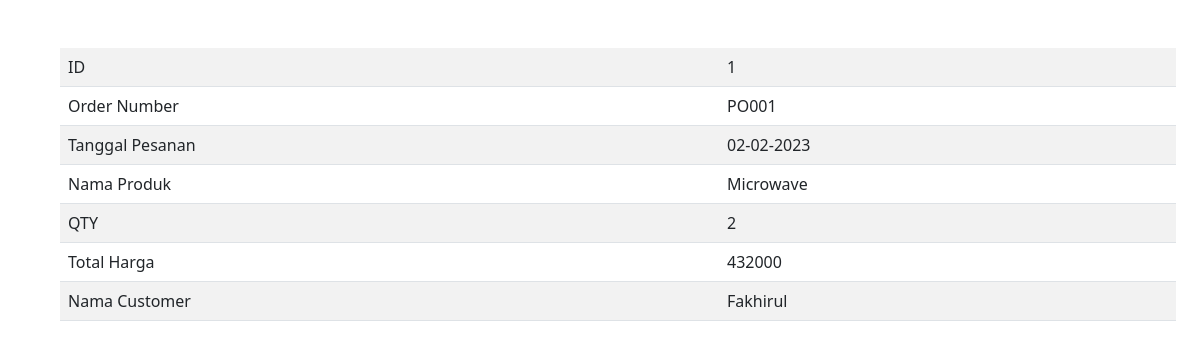
The page /admin/pesanan/view_pesanan.php?id=1 on the database its author committed.
### tables this page shows
CREATE TABLE `order` (
  `id` int(11) NOT NULL,
  `order_number` varchar(45) DEFAULT NULL,
  `date` datetime DEFAULT NULL,
  `qty` int(11) DEFAULT NULL,
  `total_price` int(11) DEFAULT NULL,
  `customer_id` int(11) NOT NULL,
  `product_id` int(11) NOT NULL
);

CREATE TABLE `product` (
  `id` int(11) NOT NULL,
  `sku` varchar(45) DEFAULT NULL,
  `name` varchar(45) DEFAULT NULL,
  `purchase_price` int(11) DEFAULT NULL,
  `sell_price` int(11) DEFAULT NULL,
  `stock` int(11) DEFAULT 0,
  `min_stock` int(11) DEFAULT 0,
  `product_type_id` int(11) NOT NULL,
  `restock_id` int(11) NOT NULL
);

CREATE TABLE `customer` (
  `id` int(11) NOT NULL,
  `name` varchar(45) DEFAULT NULL,
  `gender` enum('L','P') DEFAULT NULL,
  `phone` varchar(45) DEFAULT NULL,
  `email` varchar(45) DEFAULT NULL,
  `address` longtext DEFAULT NULL,
  `card_id` int(11) NOT NULL
);

### admin/pesanan/view_pesanan.php (the view, shortened to what this page needs)
<?php
require_once '../dbkoneksi.php';
?>
<?php
$_id = $_GET['id'];
$sql = "SELECT * FROM `order` WHERE id=?";
$st = $dbh->prepare($sql);
$st->execute([$_id]);
$row = $st->fetch();
?>
<link href="https://cdn.jsdelivr.net/npm/bootstrap@5.0.2/dist/css/bootstrap.min.css" rel="stylesheet"
>
<div class="container m-5">
    <table class="table table-striped">
        <tbody>
            <tr>
                <td>ID</td>
                <td><?= $row['id'] ?></td>
            </tr>
            <tr>
                <td>Order Number</td>
                <td><?= $row['order_number'] ?></td>
            </tr>
            <tr>
                <td>Tanggal Pesanan</td>
                <td>
                    <?php
                    $date = date_create($row['date']);
                    echo date_format($date, 'd-m-Y');
                    ?>
                </td>
            </tr>
            <tr>
                <td>Nama Produk</td>
                <td>
                    <?php
                    $sqljenis = "SELECT * FROM product WHERE id = " . $row['product_id'];
                    $rsjenis = $dbh->query($sqljenis);
                    $rowjenis = $rsjenis->fetch();
                    echo $rowjenis['name'];
                    ?>
                </td>
            </tr>
            <tr>
                <td>QTY</td>
                <td><?= $row['qty'] ?></td>
            </tr>
            <tr>
                <td>Total Harga</td>
                <td><?= $row['total_price'] ?></td>
            </tr>
            <tr>
                <td>Nama Customer</td>
                <td>
                    <?php
                    $sqljenis = "SELECT * FROM customer WHERE id = " . $row['customer_id'];
                    $rsjenis = $dbh->query($sqljenis);
                    $rowjenis = $rsjenis->fetch();
                    echo $rowjenis['name'];
                    ?>
                </td>
            </tr>
        </tbody>
    </table>
</div>

### rows shown on the page
order: id "1", order_number "PO001", date "02-02-2023", qty "2", total_price "432000"
product: name "Microwave"
customer: name "Fakhirul"
